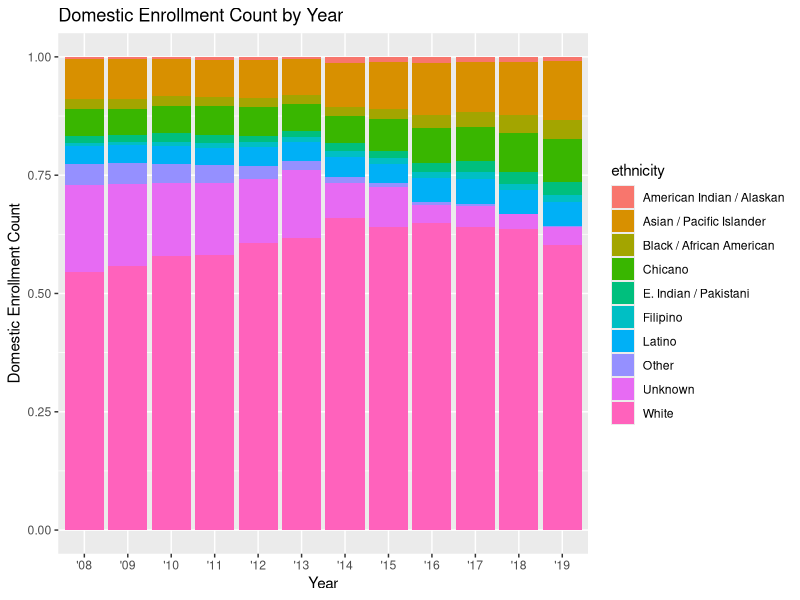

Recreate this plot in R.
## ---- chunk 1
knitr::opts_chunk$set(echo = TRUE)

library(tidyverse)
library(here)
## ---- chunk 2
ucsb_grad <- read_csv(here("data", "ucsb_grad_data.csv"))
## ---- chunk 3
ggplot(data = ucsb_grad, x = year_abbr, y = domestic_enrollment) +
  geom_col(position = "fill", aes(x = year_abbr, y = domestic_enrollment, fill = ethnicity)) + 
  labs(x = "Year", y = "Domestic Enrollment Count", title = "Domestic Enrollment Count by Year")
